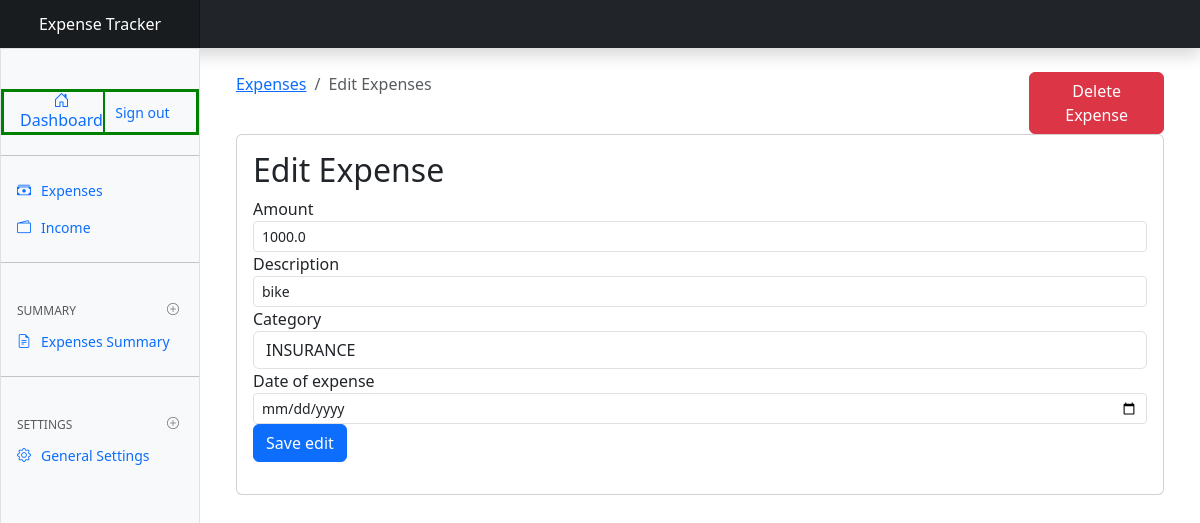
Page /edit-expense/1 on the committed database.
### expenses/models.py (models this page shows, shortened)
class Expense(models.Model):
    amount=models.FloatField()
    date=models.DateField(default=now)
    description=models.TextField()
    owner=models.ForeignKey(to=User, on_delete=models.CASCADE)
    category= models.CharField(max_length=255)
    class Meta:
        ordering=['-date']

### expenses/views.py (the view, shortened to what this page needs)
# urls.py: path('edit-expense/<int:id>', views.expense_edit, name='expense_edit'),
def expense_edit(request, id):
    categories= Category.objects.all()
    expense=Expense.objects.get(pk=id)
    context={
        'expense':expense,
        'values':expense,
        'categories':categories
    }
    if request.method=="GET":
        return render(request, 'expenses/edit-expense.html', context)

### templates/expenses/edit-expense.html (shortened to what this page needs)
{% extends 'base.html' %}
{% block content %}
<div class="container mt-4">
    <div class="row">
        <div class="col-md-10">
            <nav aria-label="breadcrumb">
                <ol class="breadcrumb">
                  <li class="breadcrumb-item"><a href="">Expenses</a></li>
                  <li class="breadcrumb-item active" aria-current="page">Edit Expenses</li>
                </ol>
              </nav>
        </div>
        <div class="col-md-2">
            <a href="{% url 'expense_delete' expense.id %}" class="btn btn-danger bt-sm">Delete Expense</a>
        </div>
    </div>
    <div class="card">
        <div class="card-body">
            <h2>Edit Expense</h2>
            <form action="{% url 'expense_edit' expense.id %}" method="post">
                <div class="form-group">
                    <label for="Amount">Amount
                    </label>
                    <input type="text" name="amount" class="form-control form-control-sm" value="{{values.amount}}">
                </div>
                <div class="form-group">
                    <label for="">Description
                    </label>
                    <input type="text" name="description" class="form-control form-control-sm" value="{{values.description}}">
                </div>
                <div class="form-group">
                    <label for="">Category
                    </label>
                    <select class="form-control" name="category" id="">
                        <option selected value="{{values.category}}" name="category">{{values.category}}</option>
                    </select>
                </div>
                <div class="form-group">
                    <label for="">Date of expense
                    </label>
                    <input type="date" name="expense_date" class="form-control form-control-sm" value="{{values.date}}">
                </div>
                <input type="submit" value="Save edit" class="btn btn-primary btn-primary-sm">
            </form>
        </div>
    </div>
</div>
{% endblock %}

### expense_tracker/static/css/docsearch.css (style rules this page uses)
:root { --docsearch-primary-color:#5468ff;--docsearch-text-color:#1c1e21;--docsearch-spacing:12px;--docsearch-icon-stroke-width:1.4;--docsearch-highlight-color:var(--docsearch-primary-color);--docsearch-muted-color:#969faf;--docsearch-container-background:rgba(101,108,133,0.8);--docsearch-logo-color:#5468ff;--docsearch-modal-width:560px;--docsearch-modal-height:600px;--docsearch-modal-background:#f5f6f7;--docsearch-modal-shadow:inset 1px 1px 0 0 hsla(0,0%,100%,0.5),0 3px 8px 0 #555a64;--docsearch-searchbox-height:56px;--docsearch-searchbox-background:#ebedf0;--docsearch-searchbox-focus-background:#fff;--docsearch-searchbox-shadow:inset 0 0 0 2px var(--docsearch-primary-color);--docsearch-hit-height:56px;--docsearch-hit-color:#444950;--docsearch-hit-active-color:#fff;--docsearch-hit-background:#fff;--docsearch-hit-shadow:0 1px 3px 0 #d4d9e1;--docsearch-key-gradient:linear-gradient(-225deg,#d5dbe4,#f8f8f8);--docsearch-key-shadow:inset 0 -2px 0 0 #cdcde6,inset 0 0 1px 1px #fff,0 1px 2px 1px rgba(30,35,90,0.4);--docsearch-key-pressed-shadow:inset 0 -2px 0 0 #cdcde6,inset 0 0 1px 1px #fff,0 1px 1px 0 rgba(30,35,90,0.4);--docsearch-footer-height:44px;--docsearch-footer-background:#fff;--docsearch-footer-shadow:0 -1px 0 0 #e0e3e8,0 -3px 6px 0 rgba(69,98,155,0.12) }

### rows in the picture
Expense: amount "1000.0", description "bike", category "INSURANCE"
